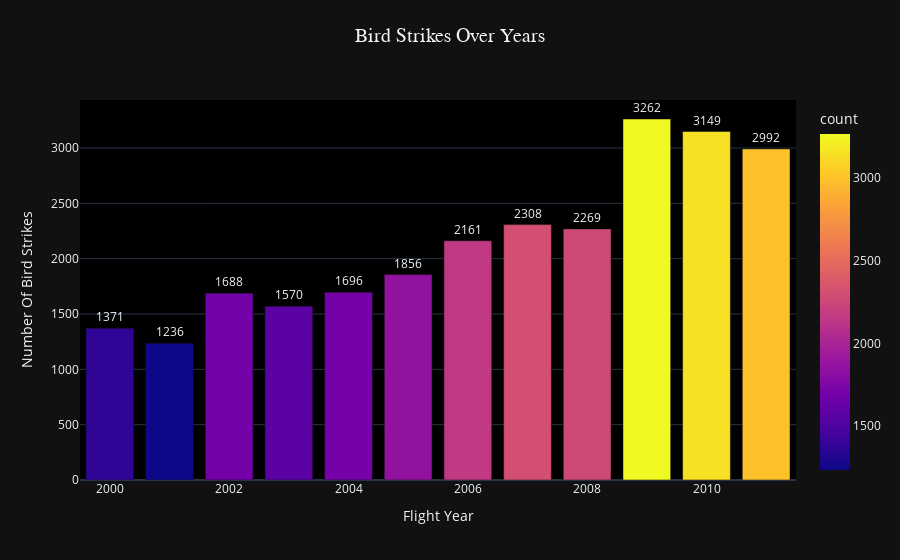

Notebook code for this chart:
### Code cell
fig = px.bar(bird_strike, x='FlightDate', y='count', 
             color=bird_strike['count'],   
             title='Bird Strikes Over Years')


fig.update_layout(
    xaxis_title='Flight Year',
    yaxis_title='Number Of Bird Strikes',
    plot_bgcolor='black',  
    title_font=dict(size=20, family='Arial'),  
    title_x=0.5, 
    title_y=0.95,
    template='plotly_dark'
)
fig.update_traces(text=bird_strike['count'],texttemplate='%{text}',textposition='outside')


iplot(fig)

### Figure 1 — Plotly figure (JSON) as saved in the notebook; plotly's stock layout.template omitted (floating-point values rounded to 4 significant figures)
{"data": [{"alignmentgroup": "True", "hovertemplate": "FlightDate=%{x}<br>count=%{marker.color}<extra></extra>", "legendgroup": "", "marker": {"color": [3262, 3149, 2992, 2308, 2269, 2161, 1856, 1696, 1688, 1570, 1371, 1236], "coloraxis": "coloraxis", "pattern": {"shape": ""}}, "name": "", "offsetgroup": "", "orientation": "v", "showlegend": false, "text": [3262, 3149, 2992, 2308, 2269, 2161, 1856, 1696, 1688, 1570, 1371, 1236], "textposition": "outside", "texttemplate": "%{text}", "type": "bar", "x": [2009, 2010, 2011, 2007, 2008, 2006, 2005, 2004, 2002, 2003, 2000, 2001], "xaxis": "x", "y": [3262, 3149, 2992, 2308, 2269, 2161, 1856, 1696, 1688, 1570, 1371, 1236], "yaxis": "y"}], "layout": {"barmode": "relative", "coloraxis": {"colorbar": {"title": {"text": "count"}}, "colorscale": [[0, "#0d0887"], [0.1111, "#46039f"], [0.2222, "#7201a8"], [0.3333, "#9c179e"], [0.4444, "#bd3786"], [0.5556, "#d8576b"], [0.6667, "#ed7953"], [0.7778, "#fb9f3a"], [0.8889, "#fdca26"], [1, "#f0f921"]]}, "legend": {"tracegroupgap": 0}, "plot_bgcolor": "black", "title": {"font": {"family": "Arial", "size": 20}, "text": "Bird Strikes Over Years", "x": 0.5, "y": 0.95}, "xaxis": {"anchor": "y", "domain": [0, 1], "title": {"text": "Flight Year"}}, "yaxis": {"anchor": "x", "domain": [0, 1], "title": {"text": "Number Of Bird Strikes"}}}}
